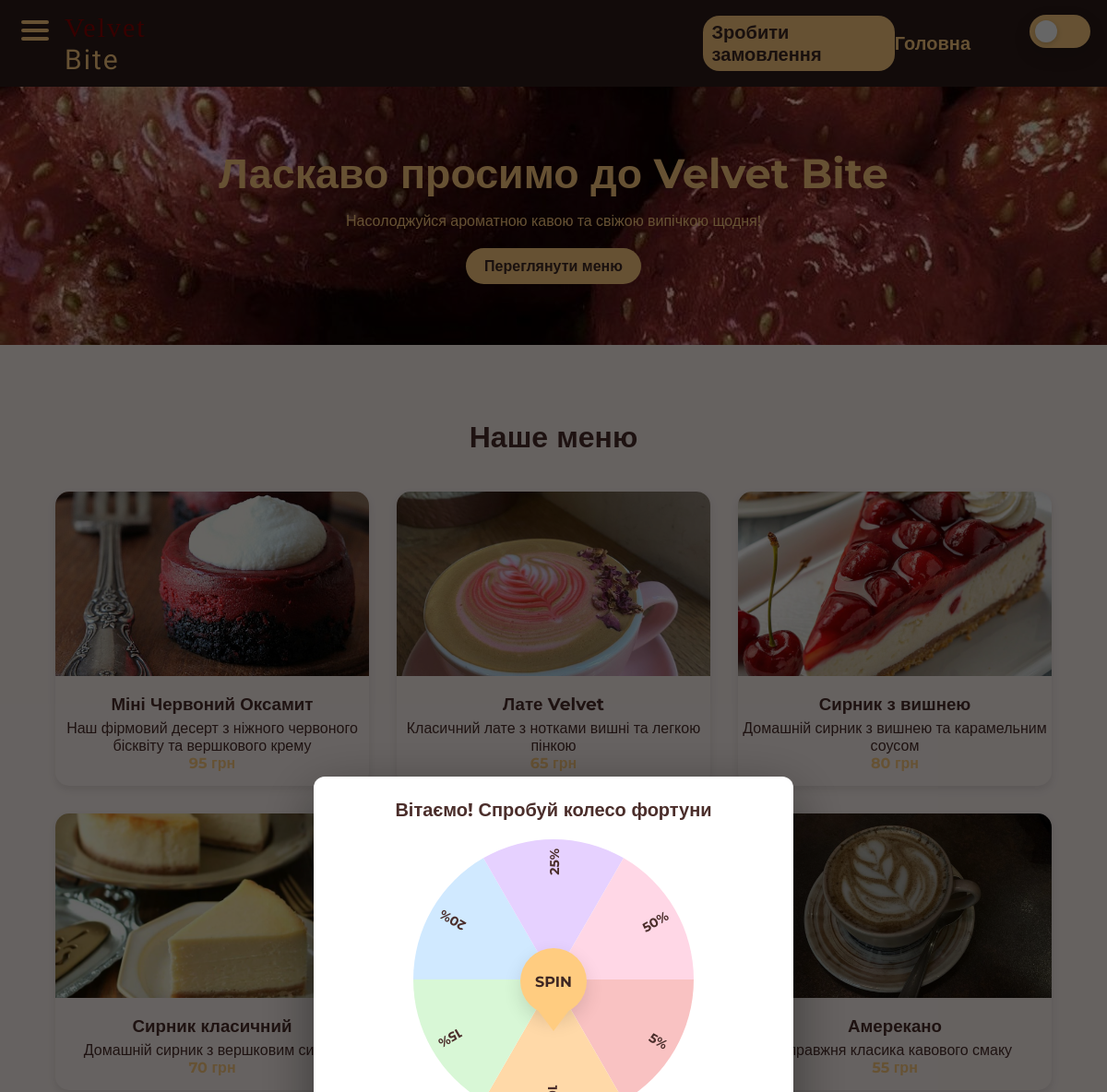
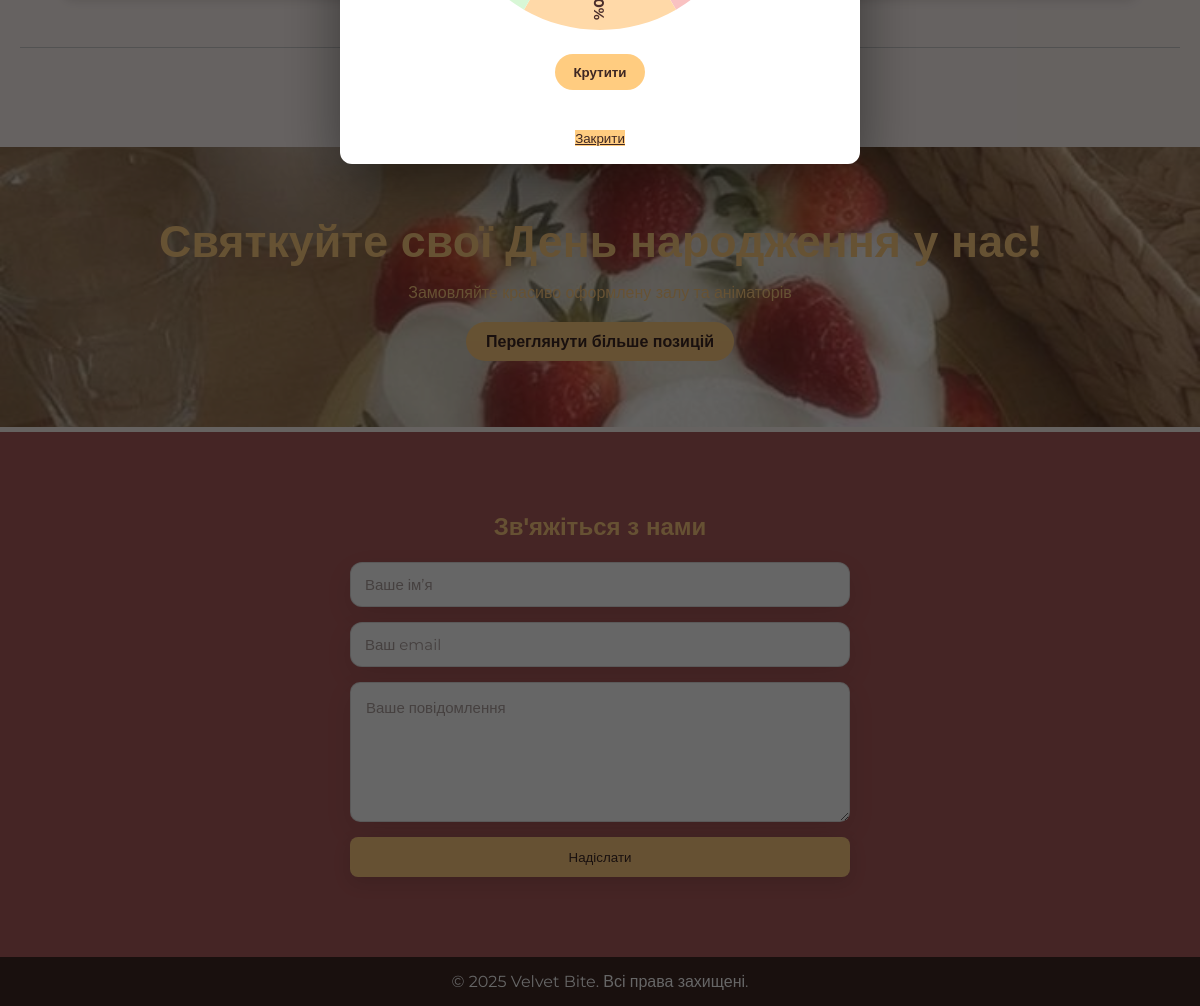
The page / on the database its author committed (2 pictures, top to bottom).
### tables this page shows
CREATE TABLE "dish" (
	"id"	INTEGER NOT NULL,
	"name"	TEXT NOT NULL,
	"price"	TEXT NOT NULL,
	"image"	BLOB NOT NULL,
	"description"	TEXT,
	"ingredients"	TEXT,
	"calories"	NUMERIC,
	PRIMARY KEY("id" AUTOINCREMENT)
);

### main.py (the view)
@app.route('/')
def index():
    dish = get_all_dish()
    return render_template('index.html', menu_items=dish)

### database.py (called while the page is built)
def get_db():
    if 'db' not in g:
        db_path = os.environ.get('DATABASE_PATH', 'my_database.db')
        try:
            db_dir = os.path.dirname(db_path)
            if db_dir:
                os.makedirs(db_dir, exist_ok=True)
        except Exception:
            pass
        g.db = sqlite3.connect(db_path)
        g.db.row_factory = sqlite3.Row  # Для отримання результатів у вигляді словника
    return g.db

def get_all_dish():
    db = get_db()
    cursor = db.cursor()
    cursor.execute('SELECT * FROM dish')
    dish = cursor.fetchall()
    return dish

### main.py (called while the page is built)
@app.before_request
def startup():
    if not app.config.get('DB_INIT_DONE'):
        try:
            with app.app_context():
                init_db()
                add_admin('admin', '11111')
        except Exception:
            pass
        app.config['DB_INIT_DONE'] = True

### templates/index.html (shortened to what this page needs)
<!DOCTYPE html>
<html lang="uk">
<head>
    <link rel="stylesheet" href="{{ url_for('static', filename='style.css') }}">
</head>
<body>
    <header>
        <nav class="navbar">
            <div class="left-group">
                <div class="menu-toggle" id="menu-toggle">
                    <span></span>
                    <span></span>
                    <span></span>
                </div>
                <h1 class="logo"><span>Velvet</span> Bite</h1>
            </div>
            <a href="{{ url_for('order') }}" class="cart-btn" title="Замовлення">Зробити замовлення</a>
            <h2 class="navigation">Головна</h2>
        </nav>
    </header>
    <main>
        <section id="home" class="hero">
            <h1>Ласкаво просимо до Velvet Bite</h1>
            <p>Насолоджуйся ароматною кавою та свіжою випічкою щодня!</p>
            <a href="#menu" class="btn">Переглянути меню</a>
        </section>
        <section id="menu" class="menu-section">
            <h2>Наше меню</h2>
            <div class="menu-grid">
                {% for dish in menu_items %}
                <div class="menu-item {% if loop.index > 6 %}hidden-item{% endif %}">
                    <a href="{{ url_for('dish', dish_id=dish.id) }}">
                        <img src="{{ url_for('static', filename=dish.image) }}" alt="{{ dish.name }}">
                        <h3>{{ dish.name }}</h3>
                    </a>
                    <p>{{ dish.description }}</p>
                    <span>{{ dish.price|int }} грн</span>
                </div>
                {% endfor %}
            </div>
            <div class="show-more-line">
                <hr>
                <button id="showMoreBtn">Переглянути більше позицій</button>
                <hr>
            </div>
        </section>
        <section class="hero2">
            <h1>Святкуйте свої День народження у нас!</h1>
            <p>Замовляйте красиво оформлену залу та аніматорів</p>
            <a href="/service" class="btn">Переглянути більше позицій</a>
        </section>
                <section id="contact" class="contact-section">
                        <h2 class="contact-text">Зв'яжіться з нами</h2>
                        <form class="contact-form" method="post" action="{{ url_for('add_feedback_route') }}">
                                <input type="text" name="name" placeholder="Ваше ім’я" required>
                                <input type="email" name="email" placeholder="Ваш email" required>
                                <textarea name="text" rows="4" placeholder="Ваше повідомлення"></textarea>
                                <button type="submit">Надіслати</button>
                        </form>
                </section>
    </main>
    <footer>
        <p>© 2025 Velvet Bite. Всі права захищені.</p>
    </footer>
</body>
</html>

### rows shown on the page
dish: image (picture), name "Міні Червоний Оксамит", description "Наш фірмовий десерт з ніжного червоного бісквіту та вершкового крему"
dish: image (picture), name "Лате Velvet", description "Класичний лате з нотками вишні та легкою пінкою"
dish: image (picture), name "Сирник з вишнею", description "Домашній сирник з вишнею та карамельним соусом"
dish: image (picture), name "Сирник класичний", description "Домашній сирник з вершковим сиром"
dish: image (picture), name "Амерекано", description "Справжня класика кавового смаку"
